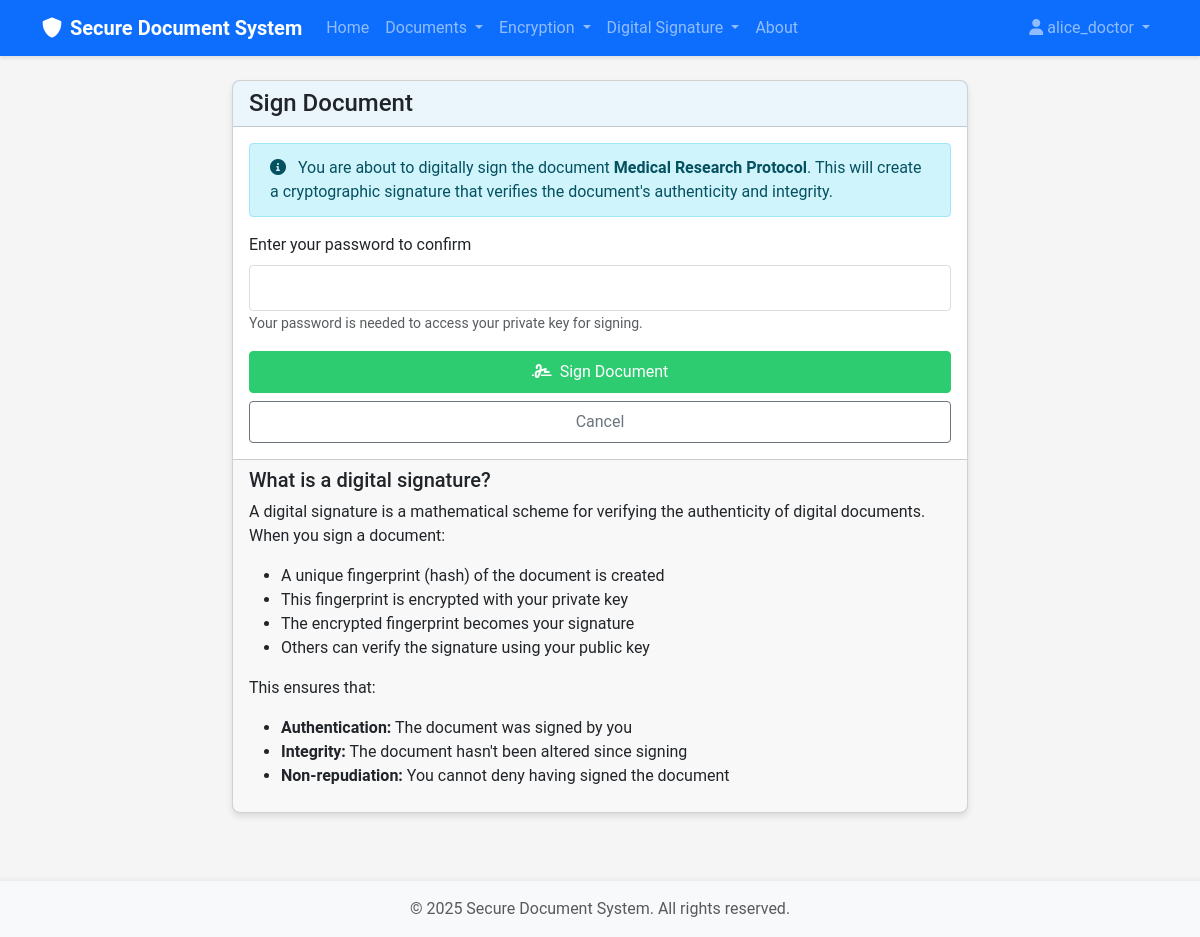
Screenshot of /signature/sign/1 (signed in) with the database file from the repository.
### src/models/user.py (models this page shows, shortened)
class User(UserMixin, db.Model):
    id = db.Column(db.Integer, primary_key=True)
    username = db.Column(db.String(64), index=True, unique=True)
    email = db.Column(db.String(120), index=True, unique=True)
    password = db.Column(db.String(128))
    role = db.Column(db.String(20), default='reader')  # 'data_owner', 'reader', 'authority'
    created_at = db.Column(db.DateTime, default=datetime.utcnow)
    public_key = db.Column(db.Text)
    private_key_encrypted = db.Column(db.Text)
    documents = db.relationship('Document', foreign_keys='Document.user_id', backref='owner', lazy='dynamic')
    attributes = db.relationship('Attribute', secondary=user_attributes,
                                backref=db.backref('users', lazy='dynamic'))

### src/models/document.py (models this page shows, shortened)
class Document(db.Model):
    id = db.Column(db.Integer, primary_key=True)
    filename = db.Column(db.String(256), nullable=False)
    original_filename = db.Column(db.String(256), nullable=False)
    file_type = db.Column(db.String(64))
    file_size = db.Column(db.Integer)  # Size in bytes
    doc_type = db.Column(db.String(20))  # 'original', 'encrypted', 'signed'
    encryption_method = db.Column(db.String(20), nullable=True)  # 'maabe', 'hybrid', None
    access_policy = db.Column(db.Text, nullable=True)
    is_signed = db.Column(db.Boolean, default=False)
    signature_file = db.Column(db.String(256), nullable=True)
    signer_id = db.Column(db.Integer, db.ForeignKey('user.id'), nullable=True)
    user_id = db.Column(db.Integer, db.ForeignKey('user.id'), nullable=False)
    parent_id = db.Column(db.Integer, db.ForeignKey('document.id'), nullable=True)
    children = db.relationship('Document',
                              backref=db.backref('parent', remote_side=[id]),
                              foreign_keys=[parent_id])
    signer = db.relationship('User', foreign_keys=[signer_id], backref='signed_documents')
    created_at = db.Column(db.DateTime, default=datetime.utcnow)
    updated_at = db.Column(db.DateTime, default=datetime.utcnow, onupdate=datetime.utcnow)

### src/routes/signature.py (the view, shortened to what this page needs)
@signature_bp.route('/sign/<int:document_id>', methods=['GET', 'POST'])
@login_required
def sign(document_id):
    document = Document.query.get_or_404(document_id)
    if document.user_id != current_user.id:
        flash('You do not have permission to sign this document', 'danger')
        return redirect(url_for('document.list'))
    if document.is_signed:
        flash('Document is already signed', 'warning')
        return redirect(url_for('document.view', document_id=document_id))
    return render_template('signature/sign.html', title='Sign Document',
                          document=document)

### templates/signature/sign.html (shortened to what this page needs)
{% extends "base.html" %}
{% block content %}
<div class="row justify-content-center">
    <div class="col-md-8">
        <div class="card">
            <div class="card-header">
                <h4 class="mb-0">Sign Document</h4>
            </div>
            <div class="card-body">
                <div class="alert alert-info">
                    <i class="fas fa-info-circle me-2"></i> You are about to digitally sign the document <strong>{{ document.original_filename }}</strong>. This will create a cryptographic signature that verifies the document's authenticity and integrity.
                </div>
                <form method="POST" action="{{ url_for('signature.sign', document_id=document.id) }}">
                    <div class="mb-3">
                        <label for="password" class="form-label">Enter your password to confirm</label>
                        <input type="password" class="form-control" id="password" name="password" required>
                        <small class="form-text text-muted">Your password is needed to access your private key for signing.</small>
                    </div>
                    <div class="d-grid gap-2">
                        <button type="submit" class="btn btn-success">
                            <i class="fas fa-signature me-1"></i> Sign Document
                        </button>
                        <a href="{{ url_for('document.view', document_id=document.id) }}" class="btn btn-outline-secondary">Cancel</a>
                    </div>
                </form>
            </div>
            <div class="card-footer">
                <h5>What is a digital signature?</h5>
                <p>A digital signature is a mathematical scheme for verifying the authenticity of digital documents. When you sign a document:</p>
                <ul>
                    <li>A unique fingerprint (hash) of the document is created</li>
                    <li>This fingerprint is encrypted with your private key</li>
                    <li>The encrypted fingerprint becomes your signature</li>
                    <li>Others can verify the signature using your public key</li>
                </ul>
                <p>This ensures that:</p>
                <ul>
                    <li><strong>Authentication:</strong> The document was signed by you</li>
                    <li><strong>Integrity:</strong> The document hasn't been altered since signing</li>
                    <li><strong>Non-repudiation:</strong> You cannot deny having signed the document</li>
                </ul>
            </div>
        </div>
    </div>
</div>
{% endblock %}

### templates/base.html (shortened to what this page needs)
<!DOCTYPE html>
<html lang="en">
<head>
    <link href="https://cdn.jsdelivr.net/npm/bootstrap@5.3.0-alpha1/dist/css/bootstrap.min.css" rel="stylesheet">
    <link rel="stylesheet" href="https://cdnjs.cloudflare.com/ajax/libs/font-awesome/6.0.0/css/all.min.css">
    <link rel="stylesheet" href="{{ url_for('static', filename='css/style.css') }}">
</head>
<body>
    <nav class="navbar navbar-expand-lg navbar-dark bg-primary">
        <div class="container">
            <a class="navbar-brand" href="{{ url_for('index') }}">
                <i class="fas fa-shield-alt me-2"></i>Secure Document System
            </a>
            <div class="collapse navbar-collapse" id="navbarNav">
                <ul class="navbar-nav me-auto">
                    <li class="nav-item">
                        <a class="nav-link" href="{{ url_for('index') }}">Home</a>
                    </li>
                    {% if current_user.is_authenticated %}
                        <li class="nav-item dropdown">
                            <a class="nav-link dropdown-toggle" href="#" id="documentsDropdown" role="button" data-bs-toggle="dropdown">
                                Documents
                            </a>
                        </li>
                        <li class="nav-item dropdown">
                            <a class="nav-link dropdown-toggle" href="#" id="encryptionDropdown" role="button" data-bs-toggle="dropdown">
                                Encryption
                            </a>
                        </li>
                        <li class="nav-item dropdown">
                            <a class="nav-link dropdown-toggle" href="#" id="signatureDropdown" role="button" data-bs-toggle="dropdown">
                                Digital Signature
                            </a>
                        </li>
                    {% endif %}
                    <li class="nav-item">
                        <a class="nav-link" href="{{ url_for('about') }}">About</a>
                    </li>
                </ul>
                <ul class="navbar-nav">
                    {% if current_user.is_authenticated %}
                        <li class="nav-item dropdown">
                            <a class="nav-link dropdown-toggle" href="#" id="userDropdown" role="button" data-bs-toggle="dropdown">
                                <i class="fas fa-user me-1"></i>{{ current_user.username }}
                            </a>
                        </li>
                    {% endif %}
                </ul>
            </div>
        </div>
    </nav>
    <div class="container mt-4">
        {% block content %}{% endblock %}
    </div>
    <footer class="footer mt-5 py-3 bg-light">
        <div class="container text-center">
            <span class="text-muted">© 2025 Secure Document System. All rights reserved.</span>
        </div>
    </footer>
</body>
</html>

### static/css/style.css (style rules this page uses)
:root { --primary-color: #3498db; --secondary-color: #2ecc71; --background-color: #f5f5f5; --text-color: #333333; --danger-color: #e74c3c; --success-color: #27ae60; }
body { font-family: 'Roboto', 'Open Sans', sans-serif; background-color: var(--background-color); color: var(--text-color); min-height: 100vh; display: flex; flex-direction: column; }
.navbar { box-shadow: 0 2px 4px rgba(0, 0, 0, 0.1); }
.navbar-brand { font-weight: bold; }
.footer { margin-top: auto; box-shadow: 0 -2px 4px rgba(0, 0, 0, 0.05); }
.card { border-radius: 8px; box-shadow: 0 4px 6px rgba(0, 0, 0, 0.1); transition: transform 0.3s ease, box-shadow 0.3s ease; margin-bottom: 20px; }
.card-header { font-weight: bold; background-color: rgba(52, 152, 219, 0.1); }
.btn { border-radius: 4px; padding: 8px 16px; transition: all 0.3s ease; }
.btn-success { background-color: var(--secondary-color); border-color: var(--secondary-color); }
.form-control { border-radius: 4px; padding: 10px; border: 1px solid #ddd; }
.alert { border-radius: 4px; padding: 12px 20px; }

### rows the page displays
User: username "alice_doctor"
Document: original_filename "Medical Research Protocol"
